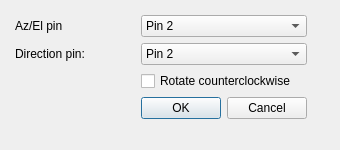
<?xml version="1.0" encoding="UTF-8"?>
<ui version="4.0">
 <class>RotorPinDialog</class>
 <widget class="QDialog" name="RotorPinDialog">
  <property name="windowModality">
   <enum>Qt::WindowModal</enum>
  </property>
  <property name="geometry">
   <rect>
    <x>0</x>
    <y>0</y>
    <width>340</width>
    <height>150</height>
   </rect>
  </property>
  <property name="sizePolicy">
   <sizepolicy hsizetype="Preferred" vsizetype="Preferred">
    <horstretch>0</horstretch>
    <verstretch>0</verstretch>
   </sizepolicy>
  </property>
  <property name="minimumSize">
   <size>
    <width>340</width>
    <height>150</height>
   </size>
  </property>
  <property name="maximumSize">
   <size>
    <width>340</width>
    <height>150</height>
   </size>
  </property>
  <property name="windowTitle">
   <string>Dialog</string>
  </property>
  <property name="modal">
   <bool>true</bool>
  </property>
  <widget class="QWidget" name="layoutWidget">
   <property name="geometry">
    <rect>
     <x>10</x>
     <y>10</y>
     <width>325</width>
     <height>125</height>
    </rect>
   </property>
   <layout class="QGridLayout" name="gridLayout">
    <property name="sizeConstraint">
     <enum>QLayout::SetFixedSize</enum>
    </property>
    <property name="leftMargin">
     <number>5</number>
    </property>
    <property name="topMargin">
     <number>5</number>
    </property>
    <property name="rightMargin">
     <number>10</number>
    </property>
    <property name="bottomMargin">
     <number>5</number>
    </property>
    <item row="0" column="0">
     <widget class="QLabel" name="azelLabel">
      <property name="minimumSize">
       <size>
        <width>120</width>
        <height>0</height>
       </size>
      </property>
      <property name="text">
       <string>Az/El pin</string>
      </property>
     </widget>
    </item>
    <item row="0" column="1">
     <widget class="QComboBox" name="azelCb">
      <item>
       <property name="text">
        <string>Pin 2</string>
       </property>
      </item>
      <item>
       <property name="text">
        <string>Pin 3</string>
       </property>
      </item>
      <item>
       <property name="text">
        <string>Pin 4</string>
       </property>
      </item>
      <item>
       <property name="text">
        <string>Pin 5</string>
       </property>
      </item>
      <item>
       <property name="text">
        <string>Pin 6</string>
       </property>
      </item>
      <item>
       <property name="text">
        <string>Pin 7</string>
       </property>
      </item>
      <item>
       <property name="text">
        <string>Pin 8</string>
       </property>
      </item>
      <item>
       <property name="text">
        <string>Pin 9</string>
       </property>
      </item>
     </widget>
    </item>
    <item row="1" column="0">
     <widget class="QLabel" name="dirLabel">
      <property name="text">
       <string>Direction pin:</string>
      </property>
     </widget>
    </item>
    <item row="1" column="1">
     <widget class="QComboBox" name="dirCb">
      <item>
       <property name="text">
        <string>Pin 2</string>
       </property>
      </item>
      <item>
       <property name="text">
        <string>Pin 3</string>
       </property>
      </item>
      <item>
       <property name="text">
        <string>Pin 4</string>
       </property>
      </item>
      <item>
       <property name="text">
        <string>Pin 5</string>
       </property>
      </item>
      <item>
       <property name="text">
        <string>Pin 6</string>
       </property>
      </item>
      <item>
       <property name="text">
        <string>Pin 7</string>
       </property>
      </item>
      <item>
       <property name="text">
        <string>Pin 8</string>
       </property>
      </item>
      <item>
       <property name="text">
        <string>Pin 9</string>
       </property>
      </item>
     </widget>
    </item>
    <item row="2" column="1">
     <widget class="QCheckBox" name="ccCb">
      <property name="text">
       <string>Rotate counterclockwise</string>
      </property>
     </widget>
    </item>
    <item row="3" column="1">
     <widget class="QDialogButtonBox" name="buttonBox">
      <property name="sizePolicy">
       <sizepolicy hsizetype="Fixed" vsizetype="Preferred">
        <horstretch>0</horstretch>
        <verstretch>0</verstretch>
       </sizepolicy>
      </property>
      <property name="layoutDirection">
       <enum>Qt::LeftToRight</enum>
      </property>
      <property name="orientation">
       <enum>Qt::Horizontal</enum>
      </property>
      <property name="standardButtons">
       <set>QDialogButtonBox::Cancel|QDialogButtonBox::Ok</set>
      </property>
      <property name="centerButtons">
       <bool>false</bool>
      </property>
     </widget>
    </item>
   </layout>
  </widget>
 </widget>
 <resources/>
 <connections>
  <connection>
   <sender>buttonBox</sender>
   <signal>accepted()</signal>
   <receiver>RotorPinDialog</receiver>
   <slot>accept()</slot>
   <hints>
    <hint type="sourcelabel">
     <x>248</x>
     <y>254</y>
    </hint>
    <hint type="destinationlabel">
     <x>157</x>
     <y>274</y>
    </hint>
   </hints>
  </connection>
  <connection>
   <sender>buttonBox</sender>
   <signal>rejected()</signal>
   <receiver>RotorPinDialog</receiver>
   <slot>reject()</slot>
   <hints>
    <hint type="sourcelabel">
     <x>316</x>
     <y>260</y>
    </hint>
    <hint type="destinationlabel">
     <x>286</x>
     <y>274</y>
    </hint>
   </hints>
  </connection>
 </connections>
</ui>
